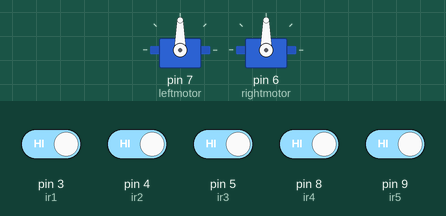
Recording of a sketch running on a simulated Arduino Uno, built with avr-gcc and run on an emulated ATmega328P. Shown: 2 × servo. Inputs (shaded band) come from the test bench; at power-on: pin 3 (ir1), pin 4 (ir2), pin 5 (ir3), pin 8 (ir4), pin 9 (ir5) HIGH. What the sketch prints to the serial monitor is not drawn.

Above: at 0.05 s.
At 3.85 s:
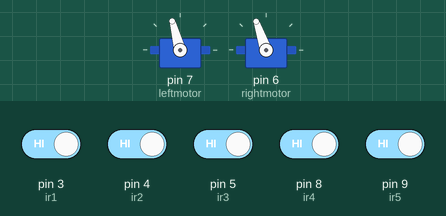
At 8.05 s:
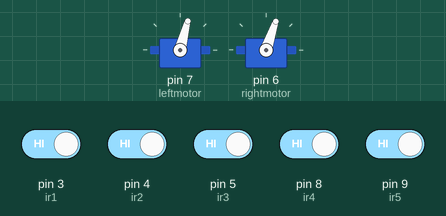
At 16.05 s:
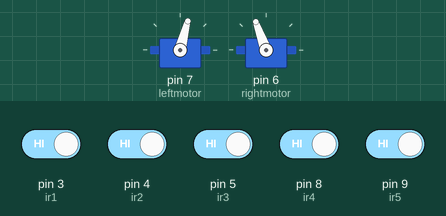
Timing chart, 0 to 20.9 s (numbered marks = the images above):
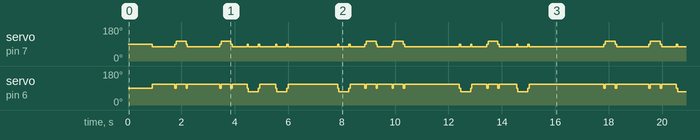

The sketch:

robotex_right_.ino
```cpp
#include <Servo.h>

Servo leftmotor;
Servo rightmotor;

int ir1 = 3;
int ir2 = 4;
int ir3 = 5;
int ir4 = 8;
int ir5 = 9;
void setup() {
  pinMode(ir1, INPUT);
  pinMode(ir2, INPUT);
  pinMode(ir3, INPUT);
  pinMode(ir4, INPUT);
  pinMode(ir5, INPUT);


  leftmotor.attach(7);
  rightmotor.attach(6);
  Serial.begin(9600);
}

void loop()
{
    int left = digitalRead(ir3);
    int front = digitalRead(ir2);
    int right = digitalRead(ir1);
    int rc = digitalRead(ir4);
    int lc = digitalRead(ir5);
    int closed = 0;
    int open = 1;
    int frl = rc+lc+front;
    if (frl<3)
    {frl=0;}
    else{ frl=1;}
    Serial.print("left: ");
    Serial.print(left);
    Serial.print("  ");
     Serial.print("frl: ");
    Serial.print(frl);
    Serial.print("  ");
     Serial.print("right: ");
    Serial.print(right);
    Serial.println("  ");

    delay(900);
    goForward();
    delay(800);
    stop();
    turnLeft();

    goForward();
    delay(1160);
    stop();

    turnLeft();
    goForward();
    delay(500);
    stop();

    turnRight();
    goForward();
    delay(550);
    stop();
    turnRight();

    goForward();
    delay(1800);
    stop();

    turnRight();
    goForward();
    delay(500);
    stop();

    turnLeft();
    goForward();
    delay(500);
    stop();

    turnLeft();
    goForward();
    delay(2000);
    stop();

    turnRight();
    goForward();
    delay(500);
    stop();

    turnLeft();
    goForward();
    delay(600);
    stop();

    turnRight();
    goForward();
    delay(1000);

}
void goForward()
{
  leftmotor.write(90);
  rightmotor.write(90);

  leftmotor.write(75);
  rightmotor.write(110);
  delay(50);
}

void turnLeft()
{
  leftmotor.write(105);
  rightmotor.write(109);
  delay(372);

  leftmotor.write(90);
  rightmotor.write(90);
  delay(50);
}

void turnRight() {
  leftmotor.write(75);
  rightmotor.write(71);
  delay(369);

  leftmotor.write(90);
  rightmotor.write(90);
  delay(50);
}

void goback()
{

  leftmotor.write(111);
  rightmotor.write(71);
  delay(50);
}

void stop() {
  leftmotor.write(90);
  rightmotor.write(90);
  delay(50);
}
```

Measured:
- by itself, servo on pin 7 (leftmotor): moves between 75° and 105°, repeating every 16.1 s
- by itself, servo on pin 6 (rightmotor): moves between 71° and 110°, repeating every 16.1 s
